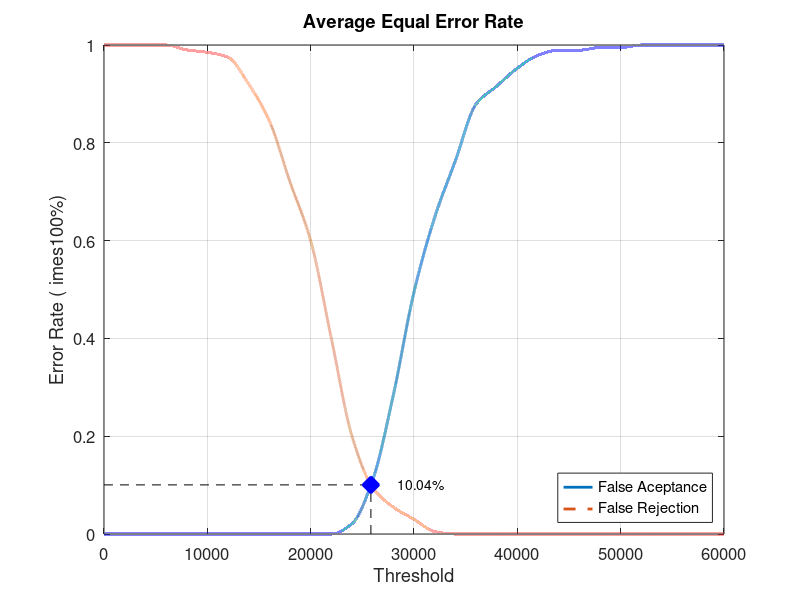
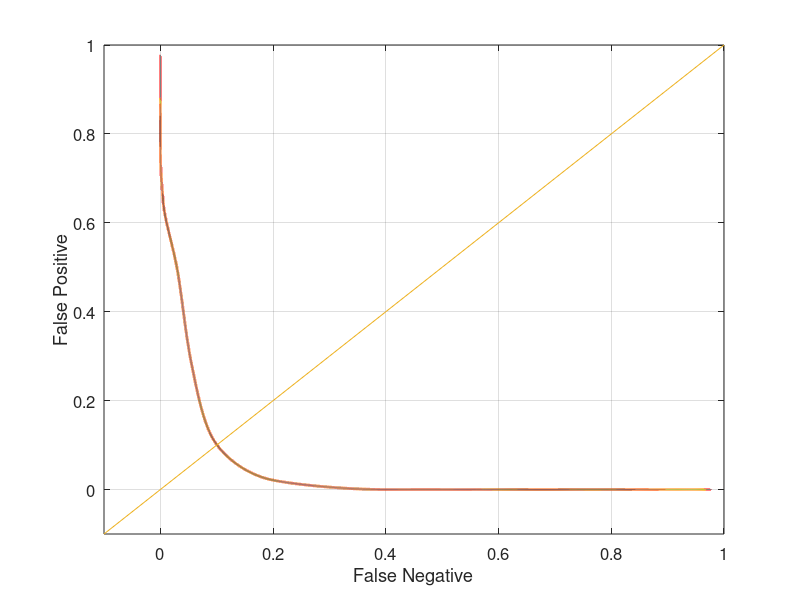

These figures' MATLAB source, in order:
close all;
clear;
clc;
x = 0:2000:60000;
xq = 0:0.5:60000;

y0 = [0 0 0 0 0 0 0 0 0 0 0 0 0.0210526 0.110526 0.284211 0.494737 0.647368 0.763158 0.878947 0.915789 0.952632 0.978947 0.989474 0.989474 0.994737 0.994737 1 1 1 1 1]
yy0 = interp1(x, y0, xq, 'pchip');
y1 = [1 1 1 1 0.99 0.985 0.975 0.92 0.845 0.72 0.6 0.4 0.2 0.095 0.055 0.03 0.005 0 0 0 0 0 0 0 0 0 0 0 0 0 0]
yy1 = interp1(x, y1, xq, 'pchip');

% Calculating EER: 
y2 = abs(y0 - y1);
find(y2 == min(y2))
yy2 = abs(yy0 - yy1);
xEER = find(yy2 == min(yy2));
xEERIndex = xq(xEER) % X-axis EER
yEER = yy0(xEER) % Y-axis EER

main = figure
plot(xq, yy0,'-','LineWidth', 2);	hold on
plot(xq, yy1,'--','LineWidth', 2);	hold on
plot([xEERIndex xEERIndex], [0 yEER], 'k--');	hold on
plot([0 xEERIndex], [yEER yEER], 'k--');	hold on
plot(xEERIndex, yEER, 'bx', 'LineWidth', 10);	hold on
text(xEERIndex + 10 * xEERIndex / 100, yEER, [num2str(round((10000 * yEER)) / 100) '%'])
legend('False Aceptance', 'False Rejection', 'Location', 'SouthEast')
xlabel('Threshold')
ylabel('Error Rate (	imes100%)')
title('Average Equal Error Rate')
set(gca, 'FontSize', 12)
axis([0 60000 0 1])
grid on

print(main, 'Database2_3Main', '-dpng');
FNRxFPR = figure('Color', [1 1 1]);
plot(yy1, yy0, '-', yy1, yy0, 'LineWidth', 2);
hold on
y = -0.1:0.1:1
plot(y, y); 
set(gca, 'FontSize', 12)
xlabel('False Negative')
ylabel('False Positive')
axis([-0.1 1 -0.1 1])
set(gca, 'FontSize', 12)
grid on

print(FNRxFPR, 'Database2_3FNRxFPR','-dpng');
